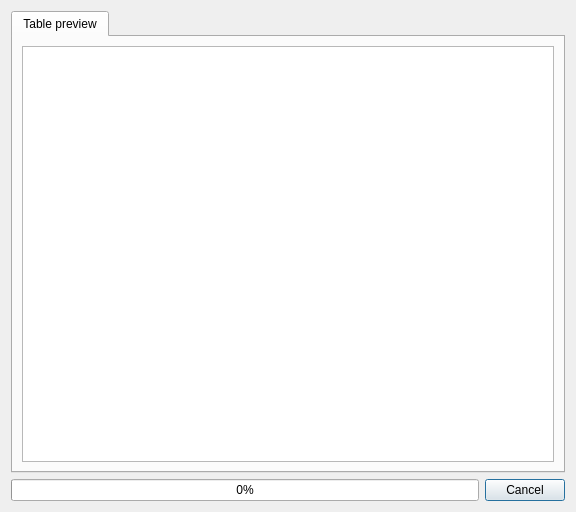
<?xml version="1.0" encoding="UTF-8"?>
<ui version="4.0">
 <class>Dialog</class>
 <widget class="QDialog" name="Dialog">
  <property name="geometry">
   <rect>
    <x>0</x>
    <y>0</y>
    <width>576</width>
    <height>512</height>
   </rect>
  </property>
  <property name="windowTitle">
   <string>Table Viewer</string>
  </property>
  <property name="windowIcon">
   <iconset>
    <normaloff>tableManagerIcon.png</normaloff>tableManagerIcon.png</iconset>
  </property>
  <layout class="QVBoxLayout" name="verticalLayout">
   <item>
    <widget class="QTabWidget" name="tabWidget">
     <property name="currentIndex">
      <number>0</number>
     </property>
     <widget class="QWidget" name="tab">
      <attribute name="title">
       <string>Table preview</string>
      </attribute>
      <layout class="QHBoxLayout" name="horizontalLayout_2">
       <item>
        <widget class="QTableWidget" name="dataTable"/>
       </item>
      </layout>
     </widget>
    </widget>
   </item>
   <item>
    <layout class="QHBoxLayout" name="horizontalLayout">
     <item>
      <widget class="QProgressBar" name="progressBar">
       <property name="value">
        <number>0</number>
       </property>
      </widget>
     </item>
     <item>
      <widget class="QDialogButtonBox" name="buttonBox">
       <property name="sizePolicy">
        <sizepolicy hsizetype="Fixed" vsizetype="Fixed">
         <horstretch>0</horstretch>
         <verstretch>0</verstretch>
        </sizepolicy>
       </property>
       <property name="orientation">
        <enum>Qt::Horizontal</enum>
       </property>
       <property name="standardButtons">
        <set>QDialogButtonBox::Cancel</set>
       </property>
       <property name="centerButtons">
        <bool>false</bool>
       </property>
      </widget>
     </item>
    </layout>
   </item>
  </layout>
 </widget>
 <resources/>
 <connections>
  <connection>
   <sender>buttonBox</sender>
   <signal>rejected()</signal>
   <receiver>Dialog</receiver>
   <slot>reject()</slot>
   <hints>
    <hint type="sourcelabel">
     <x>316</x>
     <y>260</y>
    </hint>
    <hint type="destinationlabel">
     <x>286</x>
     <y>274</y>
    </hint>
   </hints>
  </connection>
  <connection>
   <sender>buttonBox</sender>
   <signal>accepted()</signal>
   <receiver>Dialog</receiver>
   <slot>accept()</slot>
   <hints>
    <hint type="sourcelabel">
     <x>248</x>
     <y>254</y>
    </hint>
    <hint type="destinationlabel">
     <x>157</x>
     <y>274</y>
    </hint>
   </hints>
  </connection>
 </connections>
</ui>
